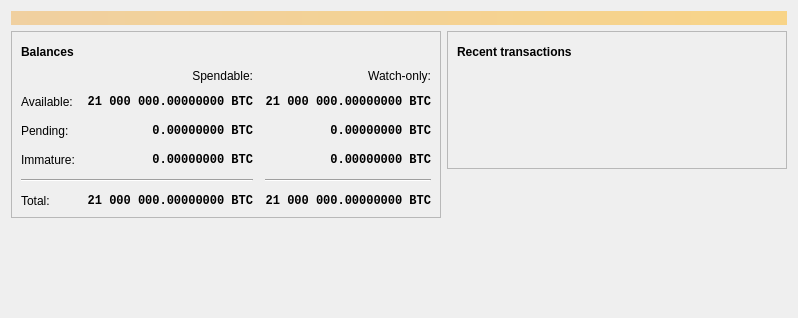
<?xml version="1.0" encoding="UTF-8"?>
<ui version="4.0">
 <class>OverviewPage</class>
 <widget class="QWidget" name="OverviewPage">
  <property name="geometry">
   <rect>
    <x>0</x>
    <y>0</y>
    <width>798</width>
    <height>318</height>
   </rect>
  </property>
  <property name="windowTitle">
   <string>Form</string>
  </property>
  <layout class="QVBoxLayout" name="topLayout">
   <item>
    <widget class="QLabel" name="labelAlerts">
     <property name="visible">
      <bool>false</bool>
     </property>
     <property name="styleSheet">
      <string notr="true">QLabel { background-color: qlineargradient(x1: 0, y1: 0, x2: 1, y2: 0, stop:0 #F0D0A0, stop:1 #F8D488); color:#000000; }</string>
     </property>
     <property name="wordWrap">
      <bool>true</bool>
     </property>
     <property name="margin">
      <number>3</number>
     </property>
     <property name="textInteractionFlags">
      <set>Qt::TextSelectableByMouse</set>
     </property>
    </widget>
   </item>
   <item>
    <layout class="QHBoxLayout" name="horizontalLayout" stretch="1,1">
     <item>
      <layout class="QVBoxLayout" name="verticalLayout_2">
       <item>
        <widget class="QFrame" name="frame">
         <property name="frameShape">
          <enum>QFrame::StyledPanel</enum>
         </property>
         <property name="frameShadow">
          <enum>QFrame::Raised</enum>
         </property>
         <layout class="QVBoxLayout" name="verticalLayout_4">
          <item>
           <layout class="QHBoxLayout" name="horizontalLayout_4">
            <item>
             <widget class="QLabel" name="label_5">
              <property name="font">
               <font>
                <weight>75</weight>
                <bold>true</bold>
               </font>
              </property>
              <property name="text">
               <string>Balances</string>
              </property>
             </widget>
            </item>
            <item>
             <widget class="QPushButton" name="labelWalletStatus">
              <property name="enabled">
               <bool>true</bool>
              </property>
              <property name="maximumSize">
               <size>
                <width>30</width>
                <height>16777215</height>
               </size>
              </property>
              <property name="toolTip">
               <string>The displayed information may be out of date. Your wallet automatically synchronizes with the Expositio network after a connection is established, but this process has not completed yet.</string>
              </property>
              <property name="text">
               <string/>
              </property>
              <property name="icon">
               <iconset resource="../expositio.qrc">
                <normaloff>:/icons/warning</normaloff>
                <disabledoff>:/icons/warning</disabledoff>:/icons/warning</iconset>
              </property>
              <property name="iconSize">
               <size>
                <width>24</width>
                <height>24</height>
               </size>
              </property>
              <property name="flat">
               <bool>true</bool>
              </property>
             </widget>
            </item>
            <item>
             <spacer name="horizontalSpacer_3">
              <property name="orientation">
               <enum>Qt::Horizontal</enum>
              </property>
              <property name="sizeHint" stdset="0">
               <size>
                <width>40</width>
                <height>20</height>
               </size>
              </property>
             </spacer>
            </item>
           </layout>
          </item>
          <item>
           <layout class="QGridLayout" name="gridLayout">
            <property name="spacing">
             <number>12</number>
            </property>
            <item row="2" column="2">
             <widget class="QLabel" name="labelWatchPending">
              <property name="font">
               <font>
                <family>Monospace</family>
                <weight>75</weight>
                <bold>true</bold>
               </font>
              </property>
              <property name="cursor">
               <cursorShape>IBeamCursor</cursorShape>
              </property>
              <property name="toolTip">
               <string>Unconfirmed transactions to watch-only addresses</string>
              </property>
              <property name="text">
               <string notr="true">0.00000000 BTC</string>
              </property>
              <property name="alignment">
               <set>Qt::AlignRight|Qt::AlignTrailing|Qt::AlignVCenter</set>
              </property>
              <property name="textInteractionFlags">
               <set>Qt::LinksAccessibleByMouse|Qt::TextSelectableByKeyboard|Qt::TextSelectableByMouse</set>
              </property>
             </widget>
            </item>
            <item row="2" column="1">
             <widget class="QLabel" name="labelUnconfirmed">
              <property name="font">
               <font>
                <family>Monospace</family>
                <weight>75</weight>
                <bold>true</bold>
               </font>
              </property>
              <property name="cursor">
               <cursorShape>IBeamCursor</cursorShape>
              </property>
              <property name="toolTip">
               <string>Total of transactions that have yet to be confirmed, and do not yet count toward the spendable balance</string>
              </property>
              <property name="text">
               <string notr="true">0.00000000 BTC</string>
              </property>
              <property name="alignment">
               <set>Qt::AlignRight|Qt::AlignTrailing|Qt::AlignVCenter</set>
              </property>
              <property name="textInteractionFlags">
               <set>Qt::LinksAccessibleByMouse|Qt::TextSelectableByKeyboard|Qt::TextSelectableByMouse</set>
              </property>
             </widget>
            </item>
            <item row="3" column="2">
             <widget class="QLabel" name="labelWatchImmature">
              <property name="font">
               <font>
                <family>Monospace</family>
                <weight>75</weight>
                <bold>true</bold>
               </font>
              </property>
              <property name="cursor">
               <cursorShape>IBeamCursor</cursorShape>
              </property>
              <property name="toolTip">
               <string>Mined balance in watch-only addresses that has not yet matured</string>
              </property>
              <property name="text">
               <string notr="true">0.00000000 BTC</string>
              </property>
              <property name="alignment">
               <set>Qt::AlignRight|Qt::AlignTrailing|Qt::AlignVCenter</set>
              </property>
              <property name="textInteractionFlags">
               <set>Qt::LinksAccessibleByMouse|Qt::TextSelectableByKeyboard|Qt::TextSelectableByMouse</set>
              </property>
             </widget>
            </item>
            <item row="4" column="0" colspan="2">
             <widget class="Line" name="line">
              <property name="orientation">
               <enum>Qt::Horizontal</enum>
              </property>
             </widget>
            </item>
            <item row="4" column="2">
             <widget class="Line" name="lineWatchBalance">
              <property name="sizePolicy">
               <sizepolicy hsizetype="Preferred" vsizetype="Fixed">
                <horstretch>0</horstretch>
                <verstretch>0</verstretch>
               </sizepolicy>
              </property>
              <property name="minimumSize">
               <size>
                <width>140</width>
                <height>0</height>
               </size>
              </property>
              <property name="orientation">
               <enum>Qt::Horizontal</enum>
              </property>
             </widget>
            </item>
            <item row="5" column="0">
             <widget class="QLabel" name="labelTotalText">
              <property name="text">
               <string>Total:</string>
              </property>
             </widget>
            </item>
            <item row="3" column="1">
             <widget class="QLabel" name="labelImmature">
              <property name="font">
               <font>
                <family>Monospace</family>
                <weight>75</weight>
                <bold>true</bold>
               </font>
              </property>
              <property name="cursor">
               <cursorShape>IBeamCursor</cursorShape>
              </property>
              <property name="toolTip">
               <string>Mined balance that has not yet matured</string>
              </property>
              <property name="text">
               <string notr="true">0.00000000 BTC</string>
              </property>
              <property name="alignment">
               <set>Qt::AlignRight|Qt::AlignTrailing|Qt::AlignVCenter</set>
              </property>
              <property name="textInteractionFlags">
               <set>Qt::LinksAccessibleByMouse|Qt::TextSelectableByKeyboard|Qt::TextSelectableByMouse</set>
              </property>
             </widget>
            </item>
            <item row="2" column="3">
             <spacer name="horizontalSpacer_2">
              <property name="orientation">
               <enum>Qt::Horizontal</enum>
              </property>
              <property name="sizeHint" stdset="0">
               <size>
                <width>40</width>
                <height>20</height>
               </size>
              </property>
             </spacer>
            </item>
            <item row="3" column="0">
             <widget class="QLabel" name="labelImmatureText">
              <property name="text">
               <string>Immature:</string>
              </property>
             </widget>
            </item>
            <item row="5" column="1">
             <widget class="QLabel" name="labelTotal">
              <property name="font">
               <font>
                <family>Monospace</family>
                <weight>75</weight>
                <bold>true</bold>
               </font>
              </property>
              <property name="cursor">
               <cursorShape>IBeamCursor</cursorShape>
              </property>
              <property name="toolTip">
               <string>Your current total balance</string>
              </property>
              <property name="text">
               <string notr="true">21 000 000.00000000 BTC</string>
              </property>
              <property name="alignment">
               <set>Qt::AlignRight|Qt::AlignTrailing|Qt::AlignVCenter</set>
              </property>
              <property name="textInteractionFlags">
               <set>Qt::LinksAccessibleByMouse|Qt::TextSelectableByKeyboard|Qt::TextSelectableByMouse</set>
              </property>
             </widget>
            </item>
            <item row="5" column="2">
             <widget class="QLabel" name="labelWatchTotal">
              <property name="font">
               <font>
                <family>Monospace</family>
                <weight>75</weight>
                <bold>true</bold>
               </font>
              </property>
              <property name="cursor">
               <cursorShape>IBeamCursor</cursorShape>
              </property>
              <property name="toolTip">
               <string>Current total balance in watch-only addresses</string>
              </property>
              <property name="text">
               <string notr="true">21 000 000.00000000 BTC</string>
              </property>
              <property name="alignment">
               <set>Qt::AlignRight|Qt::AlignTrailing|Qt::AlignVCenter</set>
              </property>
              <property name="textInteractionFlags">
               <set>Qt::LinksAccessibleByMouse|Qt::TextSelectableByKeyboard|Qt::TextSelectableByMouse</set>
              </property>
             </widget>
            </item>
            <item row="0" column="2">
             <widget class="QLabel" name="labelWatchonly">
              <property name="text">
               <string>Watch-only:</string>
              </property>
              <property name="alignment">
               <set>Qt::AlignRight|Qt::AlignTrailing|Qt::AlignVCenter</set>
              </property>
             </widget>
            </item>
            <item row="1" column="0">
             <widget class="QLabel" name="labelBalanceText">
              <property name="text">
               <string>Available:</string>
              </property>
             </widget>
            </item>
            <item row="1" column="1">
             <widget class="QLabel" name="labelBalance">
              <property name="font">
               <font>
                <family>Monospace</family>
                <weight>75</weight>
                <bold>true</bold>
               </font>
              </property>
              <property name="cursor">
               <cursorShape>IBeamCursor</cursorShape>
              </property>
              <property name="toolTip">
               <string>Your current spendable balance</string>
              </property>
              <property name="text">
               <string notr="true">21 000 000.00000000 BTC</string>
              </property>
              <property name="alignment">
               <set>Qt::AlignRight|Qt::AlignTrailing|Qt::AlignVCenter</set>
              </property>
              <property name="textInteractionFlags">
               <set>Qt::LinksAccessibleByMouse|Qt::TextSelectableByKeyboard|Qt::TextSelectableByMouse</set>
              </property>
             </widget>
            </item>
            <item row="1" column="2">
             <widget class="QLabel" name="labelWatchAvailable">
              <property name="font">
               <font>
                <family>Monospace</family>
                <weight>75</weight>
                <bold>true</bold>
               </font>
              </property>
              <property name="cursor">
               <cursorShape>IBeamCursor</cursorShape>
              </property>
              <property name="toolTip">
               <string>Your current balance in watch-only addresses</string>
              </property>
              <property name="text">
               <string notr="true">21 000 000.00000000 BTC</string>
              </property>
              <property name="alignment">
               <set>Qt::AlignRight|Qt::AlignTrailing|Qt::AlignVCenter</set>
              </property>
              <property name="textInteractionFlags">
               <set>Qt::LinksAccessibleByMouse|Qt::TextSelectableByKeyboard|Qt::TextSelectableByMouse</set>
              </property>
             </widget>
            </item>
            <item row="2" column="0">
             <widget class="QLabel" name="labelPendingText">
              <property name="text">
               <string>Pending:</string>
              </property>
             </widget>
            </item>
            <item row="0" column="1">
             <widget class="QLabel" name="labelSpendable">
              <property name="text">
               <string>Spendable:</string>
              </property>
              <property name="alignment">
               <set>Qt::AlignRight|Qt::AlignTrailing|Qt::AlignVCenter</set>
              </property>
             </widget>
            </item>
           </layout>
          </item>
         </layout>
        </widget>
       </item>
       <item>
        <spacer name="verticalSpacer">
         <property name="orientation">
          <enum>Qt::Vertical</enum>
         </property>
         <property name="sizeHint" stdset="0">
          <size>
           <width>20</width>
           <height>40</height>
          </size>
         </property>
        </spacer>
       </item>
      </layout>
     </item>
     <item>
      <layout class="QVBoxLayout" name="verticalLayout_3">
       <item>
        <widget class="QFrame" name="frame_2">
         <property name="frameShape">
          <enum>QFrame::StyledPanel</enum>
         </property>
         <property name="frameShadow">
          <enum>QFrame::Raised</enum>
         </property>
         <layout class="QVBoxLayout" name="verticalLayout">
          <item>
           <layout class="QHBoxLayout" name="horizontalLayout_2">
            <item>
             <widget class="QLabel" name="label_4">
              <property name="font">
               <font>
                <weight>75</weight>
                <bold>true</bold>
               </font>
              </property>
              <property name="text">
               <string>Recent transactions</string>
              </property>
             </widget>
            </item>
            <item>
             <widget class="QPushButton" name="labelTransactionsStatus">
              <property name="enabled">
               <bool>true</bool>
              </property>
              <property name="maximumSize">
               <size>
                <width>30</width>
                <height>16777215</height>
               </size>
              </property>
              <property name="toolTip">
               <string>The displayed information may be out of date. Your wallet automatically synchronizes with the Expositio network after a connection is established, but this process has not completed yet.</string>
              </property>
              <property name="text">
               <string/>
              </property>
              <property name="icon">
               <iconset resource="../expositio.qrc">
                <normaloff>:/icons/warning</normaloff>
                <disabledoff>:/icons/warning</disabledoff>:/icons/warning</iconset>
              </property>
              <property name="iconSize">
               <size>
                <width>24</width>
                <height>24</height>
               </size>
              </property>
              <property name="flat">
               <bool>true</bool>
              </property>
             </widget>
            </item>
            <item>
             <spacer name="horizontalSpacer">
              <property name="orientation">
               <enum>Qt::Horizontal</enum>
              </property>
              <property name="sizeHint" stdset="0">
               <size>
                <width>40</width>
                <height>20</height>
               </size>
              </property>
             </spacer>
            </item>
           </layout>
          </item>
          <item>
           <widget class="TransactionOverviewWidget" name="listTransactions">
            <property name="styleSheet">
             <string notr="true">QListView { background: transparent; }</string>
            </property>
            <property name="frameShape">
             <enum>QFrame::NoFrame</enum>
            </property>
            <property name="verticalScrollBarPolicy">
             <enum>Qt::ScrollBarAlwaysOff</enum>
            </property>
            <property name="horizontalScrollBarPolicy">
             <enum>Qt::ScrollBarAlwaysOff</enum>
            </property>
            <property name="sizeAdjustPolicy">
             <enum>QAbstractScrollArea::AdjustToContents</enum>
            </property>
            <property name="selectionMode">
             <enum>QAbstractItemView::NoSelection</enum>
            </property>
            <property name="uniformItemSizes">
             <bool>true</bool>
            </property>
           </widget>
          </item>
         </layout>
        </widget>
       </item>
       <item>
        <spacer name="verticalSpacer_2">
         <property name="orientation">
          <enum>Qt::Vertical</enum>
         </property>
         <property name="sizeHint" stdset="0">
          <size>
           <width>20</width>
           <height>40</height>
          </size>
         </property>
        </spacer>
       </item>
      </layout>
     </item>
    </layout>
   </item>
  </layout>
 </widget>
 <customwidgets>
  <customwidget>
   <class>TransactionOverviewWidget</class>
   <extends>QListView</extends>
   <header>qt/transactionoverviewwidget.h</header>
  </customwidget>
 </customwidgets>
 <resources/>
 <connections/>
</ui>
